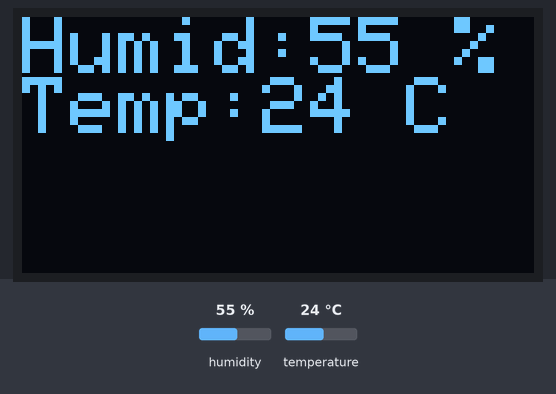
Recording of a sketch running on a simulated Arduino Uno, built with avr-gcc and run on an emulated ATmega328P. Parts: 128×64 one-colour display. The inputs (shaded band) are chosen by the test bench; at power-on: humidity 55 %, temperature 24 °C. The display library's start-up logo is not drawn; what the sketch prints to the serial monitor is not drawn.

Above: at 1.2 s.
1.3 s: humidity set to 22 %
At 3.2 s:
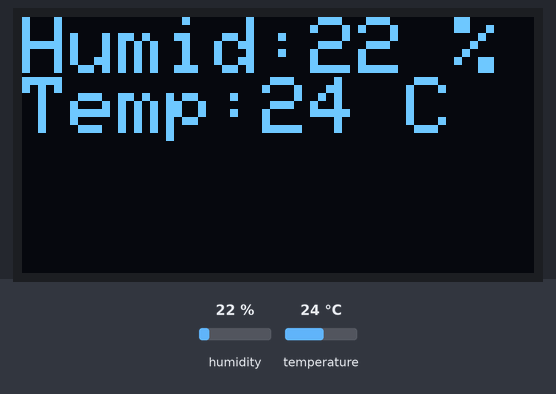
4.1 s: temperature set to 12 °C
At 5.3 s:
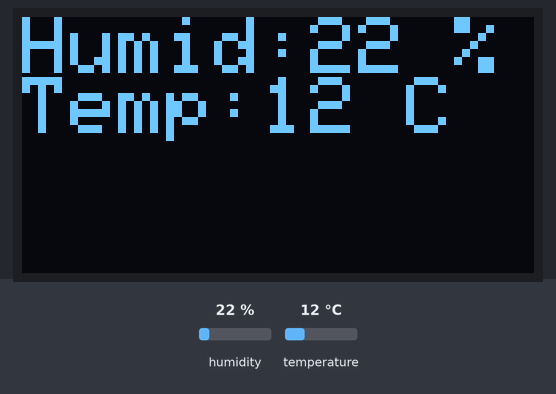
6.9 s: humidity set to 40 %
At 9.5 s:
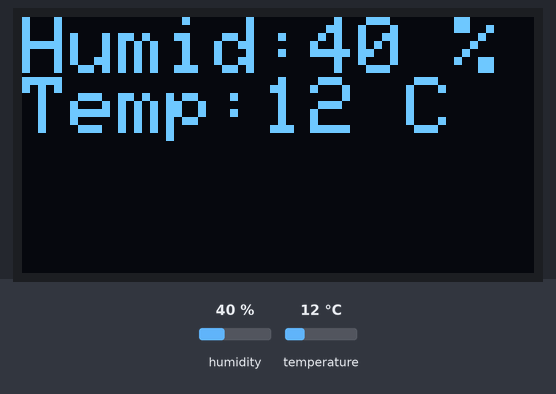
9.9 s: temperature set to 19 °C
At 11.6 s:
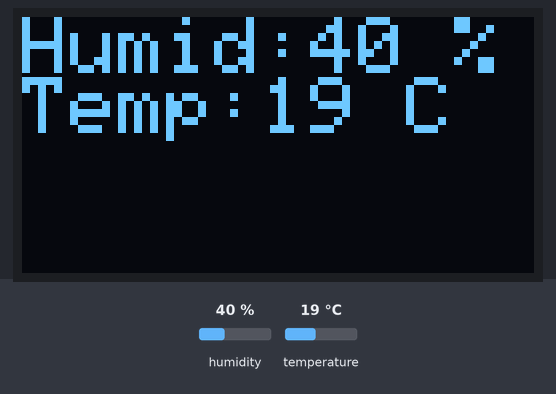
Timing chart, 0 to 13.1 s (numbered marks = the images above; inputs shaded):
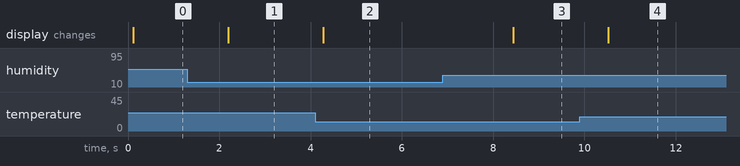

Measured:
- after the input at 1.3 s, the display: changes after 0.89 s (image 1)
- after the input at 4.1 s, the display: changes after 0.17 s (image 2)
- after the input at 6.9 s, the display: changes after 1.5 s (image 3)
- after the input at 9.9 s, the display: changes after 0.62 s (image 4)

The sketch:

Sensor_SUHU_DHT11-Test.ino
```cpp
//#include <LiquidCrystal_I2C.h>
//LiquidCrystal_I2C lcd(0x3F,16,2);  // GANTI 0x3F Ke 0x27 kalau LCD ga muncul
#include <SPI.h>
#include <Wire.h>
#include <Adafruit_GFX.h>
#include <Adafruit_SSD1306.h>
#include <DHT.h>
DHT dht(2, DHT11); //Pin, Jenis DHT


#define OLED_RESET 4
Adafruit_SSD1306 display(OLED_RESET);


int powerPin = 3;    // untuk pengganti VCC/5vOLT

void setup(){
  //lcd.init();
  // Print a message to the LCD.
  //lcd.backlight();
  display.begin(SSD1306_SWITCHCAPVCC, 0x3C);
  display.display();
  display.clearDisplay();
  // jadikan pin power sebagai output
  pinMode(powerPin, OUTPUT);
  // default bernilai LOW
  digitalWrite(powerPin, LOW);
  Serial.begin(9600);
  dht.begin();
}

void loop(){
 digitalWrite(powerPin, HIGH);

 int kelembaban = dht.readHumidity();
 int suhu = dht.readTemperature();

 Serial.print("hum: ");
 Serial.print(kelembaban);
 Serial.println(" C");
 Serial.print("suhu: ");
 Serial.print(suhu);
 Serial.print(" C");

  //display.clear();

  display.clearDisplay();
  display.setTextColor(WHITE);
  display.setTextSize(2);
  display.cp437(true);
  display.setCursor(0,0);
  display.print("Humid:");
  display.print(kelembaban);
  display.println(" %");

  display.setCursor(0,15);
  display.print("Temp:");
  //display.setCursor(5,11);
  display.print(suhu);
  display.println(" C");

  display.display();
  delay(1000);

}
```
